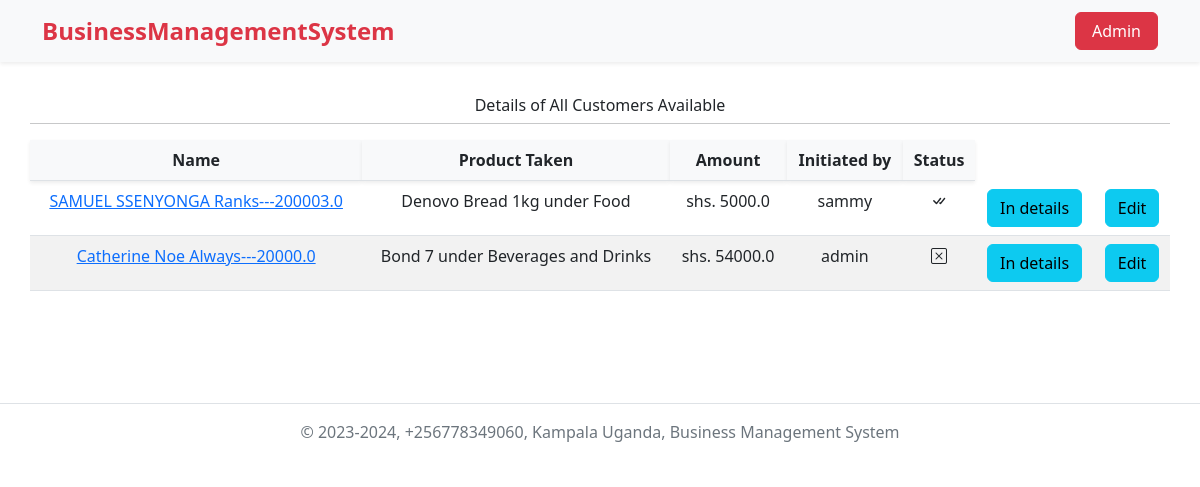
Page /view-debts/ on the committed database.
### sep/models.py (models this page shows, shortened)
class NewDebt(models.Model):
    customer = models.ForeignKey(Customer, on_delete=models.CASCADE, null=True)
    product = models.ForeignKey(Product, on_delete=models.CASCADE, null=True)
    quantity = models.FloatField()
    category = models.ForeignKey(Category, on_delete=models.CASCADE, null=True)
    initiatedby = models.ForeignKey(User, on_delete=models.CASCADE)
    paid = models.BooleanField(default=False)
    @property
    def total(self):
        totalprice = self.product.unitPrice * self.quantity
        return totalprice

class Customer(models.Model):
    name = models.CharField(max_length=100, null=True)
    accountBalance = models.FloatField()
    telnumber = models.CharField(max_length=100, null=True)
    email = models.EmailField(max_length=254, null=True)
    address = models.CharField(max_length=50, null=True)
    def __str__(self):
        return f'{self.name}---{self.accountBalance}'

class Product(models.Model):
    name = models.CharField(max_length=100)
    category = models.ForeignKey(Category, on_delete=models.CASCADE, null=True)
    unitPrice = models.FloatField()
    stocked = models.IntegerField()
    measuredin = models.ForeignKey(Measured_in, on_delete=models.CASCADE, null=True)
    status = models.ForeignKey(Status, on_delete=models.CASCADE, null=True)
    def __str__(self):
        return f'{self.name} under {self.category}'

class Category(models.Model):
    name = models.CharField(max_length=100)
    def __str__(self):
        return self.name

### sep/views.py (the view)
# urls.py: path('view-debts/', views.viewDebts, name='view-debts'),
def viewDebts(request):
    debts = NewDebt.objects.all()
    context = {
        'debts': debts,
    }
    return render(request, 'seps_temp/alldebts.html', context)

### templates/seps_temp/alldebts.html
{% extends "partials/navbar.html" %}
{% block content %}
{% load crispy_forms_tags %}
<div class="container py-5">
    <div class="row py-5">
        <h6 class="text-center">Details of All Customers Available</h6>
        <hr>
        <table class=" table table-striped text-center">
            <tr>
                <th class="bg-light shadow-sm">Name</th>
                <th class="bg-light shadow-sm">Product Taken</th>
                <th class="bg-light shadow-sm">Amount</th>
                <th class="bg-light shadow-sm">Initiated by</th>
                <th class="bg-light shadow-sm">Status</th>
            </tr>
            {% for debt in debts %}
            <tr>
                <td><a href="" class="">{{debt.customer}}</a></td>
                <td>{{debt.product}}</td>
                <td>shs. {{debt.total}}</td>
                <td>{{debt.initiatedby}}</td>
                {% if debt.paid %}
                <td><i class="bi bi-check-all"></i></td>
                {% else %}
                <td><i class="bi bi-x-square"></i></td>
                {% endif %}
                <td><a href="" class="btn btn-info">In details</a></td>
                <td><a href="{% url 'update-debt' debt.id %}" class="btn btn-info">Edit</a></td>
            </tr>
            {% endfor %}
        </table>
    </div>
</div>
{% include "partials/footer.html" %}
{% endblock %}

### rows in the picture
NewDebt: customer "SAMUEL SSENYONGA Ranks---200003.0", product "Denovo Bread 1kg under Food", total "5000.0", initiatedby "sammy", paid True (drawn)
NewDebt: customer "Catherine Noe Always---20000.0", product "Bond 7 under Beverages and Drinks", total "54000.0", initiatedby "admin", paid False (drawn)
